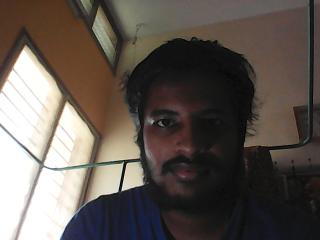
#> input picture 11_op (for - 5_op(pic_0)).jpg, 320 x 240 px, given in place of 3_&_4_ip.mp4, which was not available
$ python 17_Canny_Edge_Detection.py
#> lines starting #> are read from the running program, lines starting #| are printed output that depends on the picture; after the words box and inside, x2 and y2 are one past the last pixel; in counts of white or black regions, pixels touching at a corner belong together; pictures that were not available may be replaced by others from this repository, and a replacement may not be noted
# -*- coding: utf-8 -*-
"""
Created on Mon Dec  2 15:17:06 2019

@author: ASUS
"""

import cv2
import numpy as np
cap = cv2.VideoCapture('3_&_4_ip.mp4')

while(1):
    ret, frame = cap.read()
#> frame is the input picture: shape (240, 320, 3); mean B, G, R 81.6, 87.8, 96.2
    hsv = cv2.cvtColor(frame, cv2.COLOR_BGR2HSV)
#> hsv: shape (240, 320, 3); mean H, S, V 31.7, 54.3, 97.8
    lower_red = np.array([30,150,50])
    upper_red = np.array([255,255,180])
    mask = cv2.inRange(hsv, lower_red, upper_red)
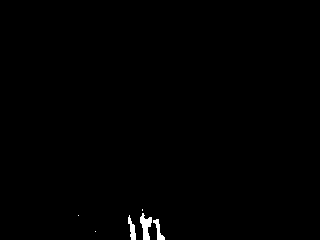
#> mask: shape (240, 320); 0.52% white; 6 white regions (3 under 20 px), largest, box (x1, y1, x2, y2) and area: (140, 213, 152, 240) 188, (128, 215, 136, 240) 106, (153, 219, 165, 240) 101
    res = cv2.bitwise_and(frame,frame, mask= mask)
    cv2.imshow('Original',frame)
    edges = cv2.Canny(frame,100,200)
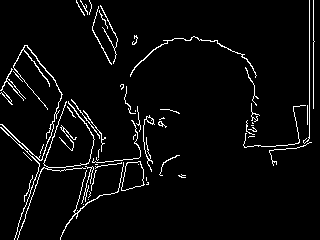
#> edges: shape (240, 320); 4.2% white in thin lines or dots
    cv2.imshow('Edges',edges)
    k = cv2.waitKey(5) & 0xFF
#> (key Esc is pressed here)
    if k == 27:
        break
cap.release()
cv2.destroyAllWindows()

$ run again, on 01_cat.jpg
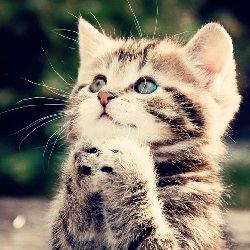
#> input picture 01_cat.jpg, 250 x 250 px, given in place of 3_&_4_ip.mp4, which was not available
#> frame is the input picture: shape (250, 250, 3); mean B, G, R 106, 119.5, 128.2
#> hsv: shape (250, 250, 3); mean H, S, V 50.8, 96.9, 136.1
#> `mask = cv2.inRange(hsv, lower_red, upper_red)`:
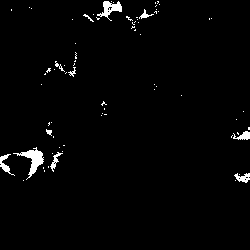
#> mask: shape (250, 250); 1.9% white; 74 white regions (63 under 20 px), largest, box (x1, y1, x2, y2) and area: (13, 147, 44, 180) 310, (97, 1, 122, 21) 207, (0, 154, 15, 176) 107
#> `edges = cv2.Canny(frame,100,200)`:
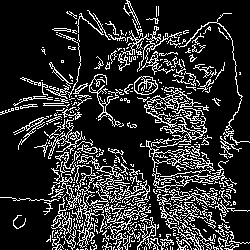
#> edges: shape (250, 250); 17.6% white in thin lines or dots

$ run again, on 01_op.jpg
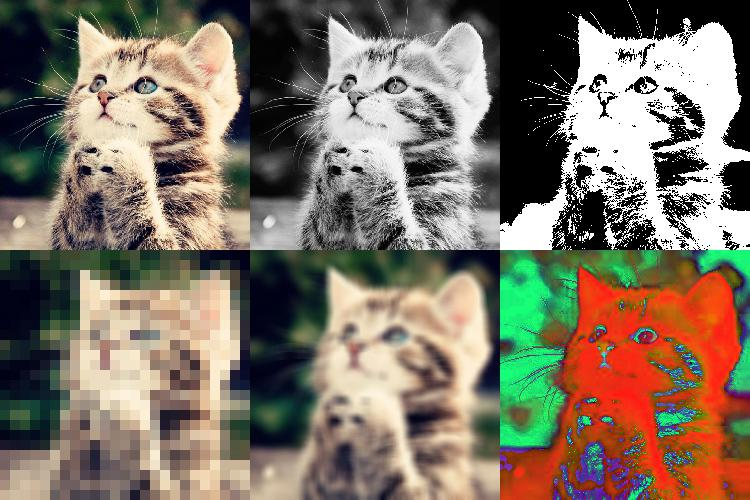
#> input picture 01_op.jpg, 750 x 500 px, given in place of 3_&_4_ip.mp4, which was not available
#> frame is the input picture: shape (500, 750, 3); mean B, G, R 101.9, 116.2, 127
#> hsv: shape (500, 750, 3); mean H, S, V 32.2, 79.6, 137.9
#> `mask = cv2.inRange(hsv, lower_red, upper_red)`:
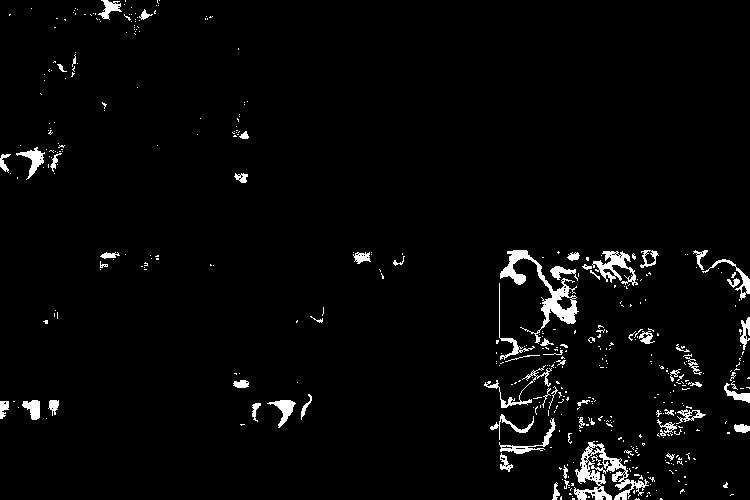
#> mask: shape (500, 750); 2.9% white; 442 white regions (377 under 20 px), largest, box (x1, y1, x2, y2) and area: (500, 250, 579, 344) 1499, (574, 441, 649, 500) 1476, (592, 251, 638, 286) 626
#> `edges = cv2.Canny(frame,100,200)`:
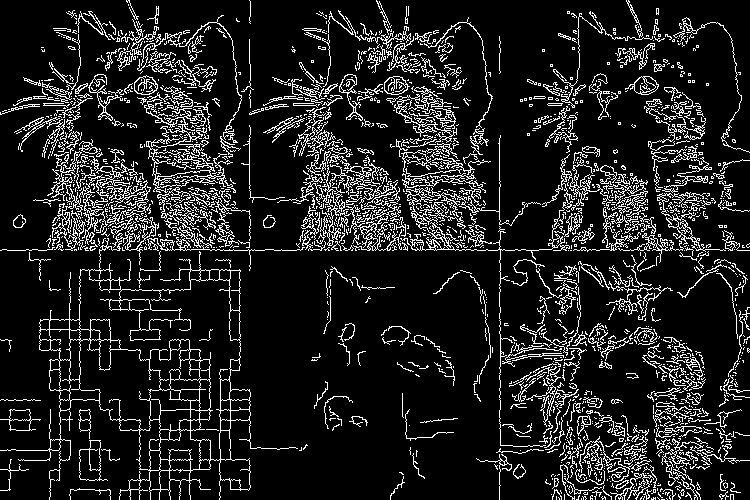
#> edges: shape (500, 750); 12.7% white in thin lines or dots
